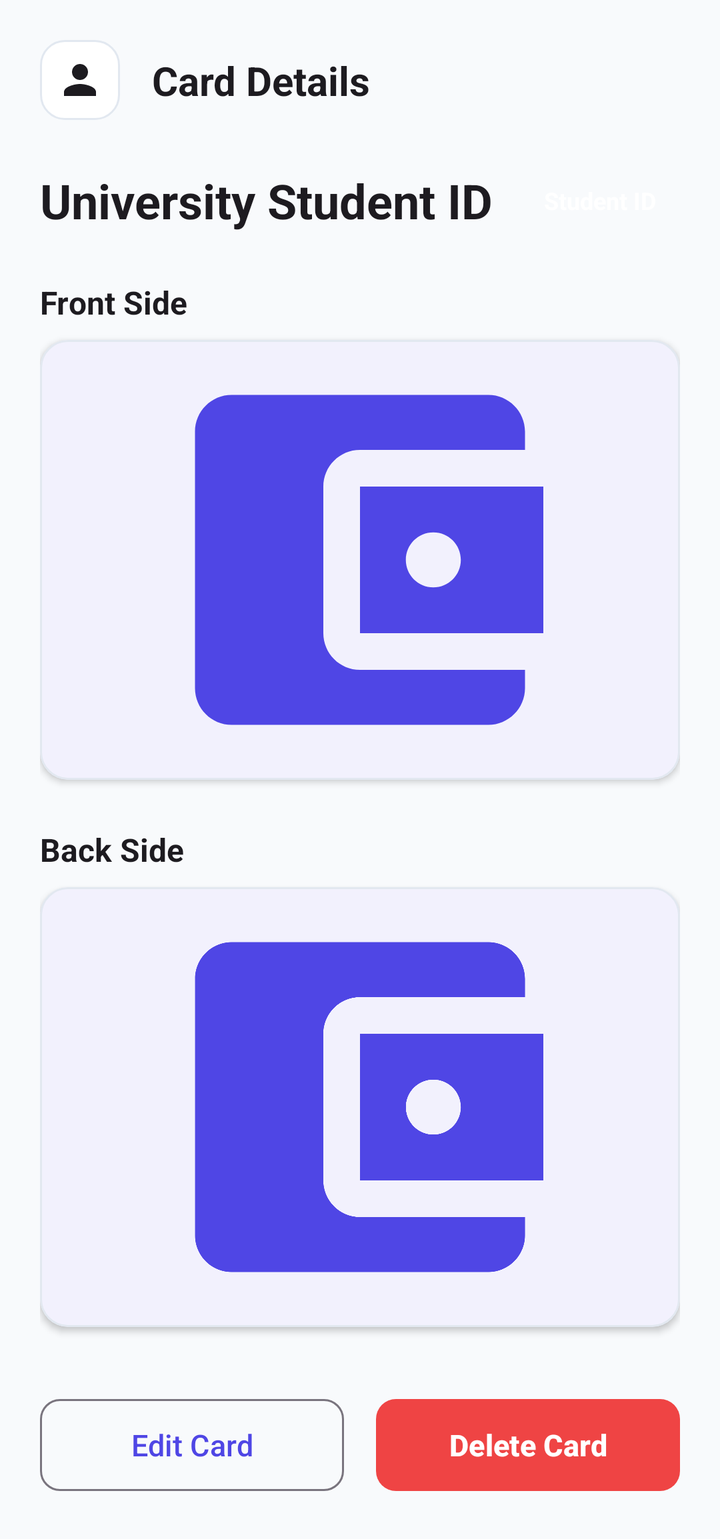
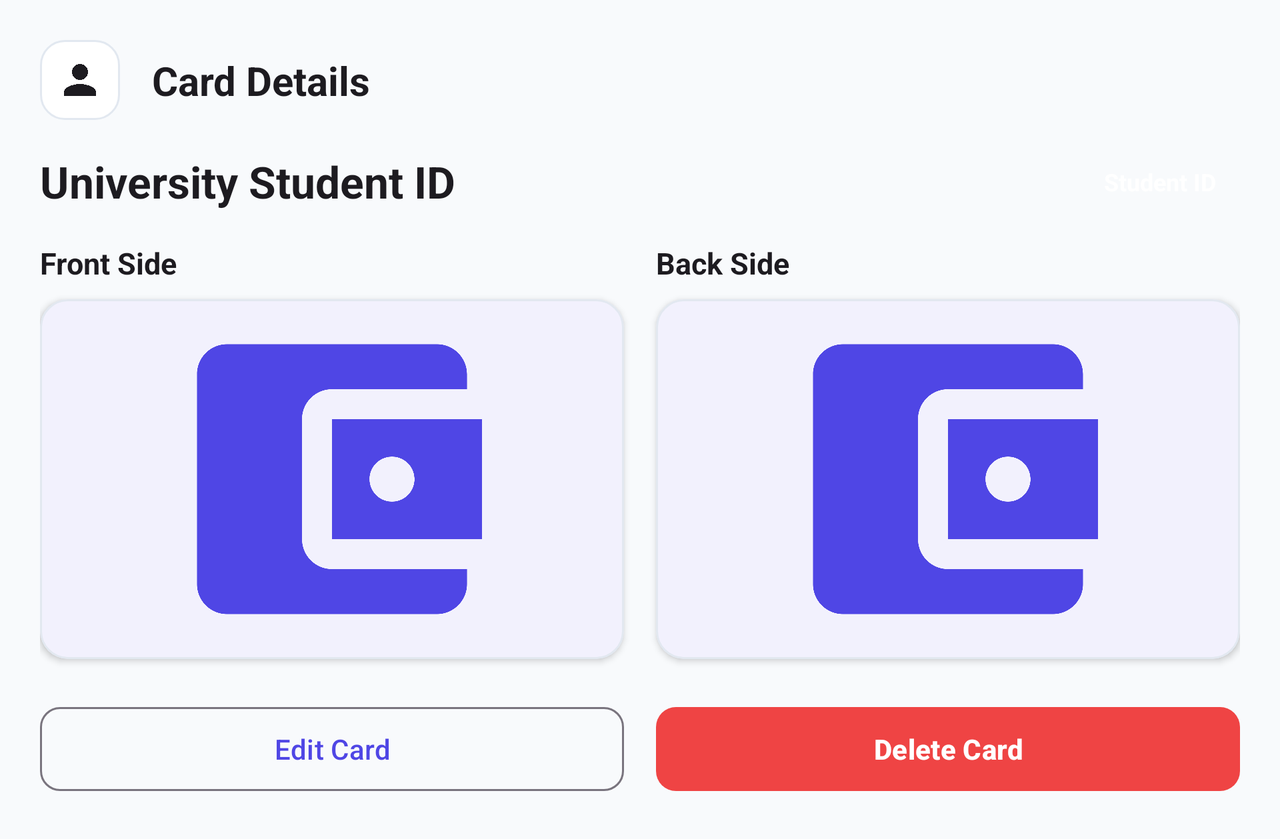

Two renders of one Android screen. The first uses the default layout on a phone; the second uses the alternative layout the repository ships for a different screen configuration, on a matching device. The two XML files are below.
<!-- AndroidManifest.xml: application theme Theme.CardVault -->
<!-- res/layout/activity_card_details.xml -->
<?xml version="1.0" encoding="utf-8"?>
<ScrollView xmlns:android="http://schemas.android.com/apk/res/android"
    xmlns:app="http://schemas.android.com/apk/res-auto"
    xmlns:tools="http://schemas.android.com/tools"
    android:layout_width="match_parent"
    android:layout_height="match_parent"
    android:fillViewport="true"
    android:background="?android:attr/windowBackground"
    tools:context=".CardDetailsActivity">

    
    <androidx.constraintlayout.widget.ConstraintLayout
        android:id="@+id/layout_card_details_container"
        android:layout_width="match_parent"
        android:layout_height="wrap_content"
        android:padding="20dp">

        
        <ImageView
            android:id="@+id/btn_back"
            android:layout_width="40dp"
            android:layout_height="40dp"
            android:background="@drawable/bg_input_box"
            android:contentDescription="@string/btn_back_to_dashboard"
            android:padding="8dp"
            android:src="@drawable/ic_profile"
            app:layout_constraintStart_toStartOf="parent"
            app:layout_constraintTop_toTopOf="parent"
            app:tint="?attr/colorOnBackground" />

        <TextView
            android:id="@+id/tv_details_header_title"
            android:layout_width="0dp"
            android:layout_height="wrap_content"
            android:layout_marginStart="16dp"
            android:text="@string/card_details_title"
            android:textColor="?attr/colorOnBackground"
            android:textSize="20sp"
            android:textStyle="bold"
            app:layout_constraintBottom_toBottomOf="@id/btn_back"
            app:layout_constraintEnd_toEndOf="parent"
            app:layout_constraintStart_toEndOf="@id/btn_back"
            app:layout_constraintTop_toTopOf="@id/btn_back" />

        
        <TextView
            android:id="@+id/tv_detail_card_name"
            android:layout_width="0dp"
            android:layout_height="wrap_content"
            android:layout_marginTop="24dp"
            android:textColor="?attr/colorOnBackground"
            android:textSize="24sp"
            android:textStyle="bold"
            app:layout_constraintEnd_toStartOf="@id/tv_detail_card_category"
            app:layout_constraintStart_toStartOf="parent"
            app:layout_constraintTop_toBottomOf="@id/btn_back"
            tools:text="University Student ID" />

        
        <TextView
            android:id="@+id/tv_detail_card_category"
            android:layout_width="wrap_content"
            android:layout_height="wrap_content"
            android:background="@drawable/bg_button_primary"
            android:paddingHorizontal="12dp"
            android:paddingVertical="6dp"
            android:textColor="@color/white"
            android:textSize="12sp"
            android:textStyle="bold"
            app:layout_constraintBottom_toBottomOf="@id/tv_detail_card_name"
            app:layout_constraintEnd_toEndOf="parent"
            app:layout_constraintTop_toTopOf="@id/tv_detail_card_name"
            tools:text="Student ID" />

        
        <TextView
            android:id="@+id/tv_label_front_side"
            android:layout_width="wrap_content"
            android:layout_height="wrap_content"
            android:layout_marginTop="24dp"
            android:text="@string/label_front_side"
            android:textColor="?attr/colorOnBackground"
            android:textSize="16sp"
            android:textStyle="bold"
            app:layout_constraintStart_toStartOf="parent"
            app:layout_constraintTop_toBottomOf="@id/tv_detail_card_name" />

        
        <com.google.android.material.card.MaterialCardView
            android:id="@+id/card_front_container"
            android:layout_width="0dp"
            android:layout_height="220dp"
            android:layout_marginTop="8dp"
            app:cardCornerRadius="14dp"
            app:cardElevation="2dp"
            app:strokeColor="@color/card_stroke_light"
            app:strokeWidth="1dp"
            app:layout_constraintEnd_toEndOf="parent"
            app:layout_constraintStart_toStartOf="parent"
            app:layout_constraintTop_toBottomOf="@id/tv_label_front_side">

            <FrameLayout
                android:layout_width="match_parent"
                android:layout_height="match_parent">

                <ImageView
                    android:id="@+id/iv_detail_front_image"
                    android:layout_width="match_parent"
                    android:layout_height="match_parent"
                    android:contentDescription="@string/label_front_side"
                    android:scaleType="fitCenter"
                    android:src="@drawable/ic_card_wallet" />

                <TextView
                    android:id="@+id/tv_front_error_msg"
                    android:layout_width="wrap_content"
                    android:layout_height="wrap_content"
                    android:layout_gravity="center"
                    android:padding="16dp"
                    android:text="@string/msg_missing_image_file"
                    android:textColor="@color/text_muted"
                    android:textSize="14sp"
                    android:visibility="gone" />

            </FrameLayout>

        </com.google.android.material.card.MaterialCardView>

        
        <TextView
            android:id="@+id/tv_label_back_side"
            android:layout_width="wrap_content"
            android:layout_height="wrap_content"
            android:layout_marginTop="24dp"
            android:text="@string/label_back_side"
            android:textColor="?attr/colorOnBackground"
            android:textSize="16sp"
            android:textStyle="bold"
            app:layout_constraintStart_toStartOf="parent"
            app:layout_constraintTop_toBottomOf="@id/card_front_container" />

        
        <com.google.android.material.card.MaterialCardView
            android:id="@+id/card_back_container"
            android:layout_width="0dp"
            android:layout_height="220dp"
            android:layout_marginTop="8dp"
            app:cardCornerRadius="14dp"
            app:cardElevation="2dp"
            app:strokeColor="@color/card_stroke_light"
            app:strokeWidth="1dp"
            app:layout_constraintEnd_toEndOf="parent"
            app:layout_constraintStart_toStartOf="parent"
            app:layout_constraintTop_toBottomOf="@id/tv_label_back_side">

            <FrameLayout
                android:layout_width="match_parent"
                android:layout_height="match_parent">

                <ImageView
                    android:id="@+id/iv_detail_back_image"
                    android:layout_width="match_parent"
                    android:layout_height="match_parent"
                    android:contentDescription="@string/label_back_side"
                    android:scaleType="fitCenter"
                    android:src="@drawable/ic_card_wallet" />

                <TextView
                    android:id="@+id/tv_back_error_msg"
                    android:layout_width="wrap_content"
                    android:layout_height="wrap_content"
                    android:layout_gravity="center"
                    android:padding="16dp"
                    android:text="@string/msg_missing_image_file"
                    android:textColor="@color/text_muted"
                    android:textSize="14sp"
                    android:visibility="gone" />

            </FrameLayout>

        </com.google.android.material.card.MaterialCardView>

        
        <com.google.android.material.button.MaterialButton
            android:id="@+id/btn_edit_card"
            style="@style/Widget.Material3.Button.OutlinedButton"
            android:layout_width="0dp"
            android:layout_height="54dp"
            android:layout_marginTop="32dp"
            android:layout_marginEnd="8dp"
            android:text="@string/btn_edit_card"
            android:textSize="15sp"
            app:cornerRadius="10dp"
            app:layout_constraintEnd_toStartOf="@id/btn_delete_card"
            app:layout_constraintStart_toStartOf="parent"
            app:layout_constraintTop_toBottomOf="@id/card_back_container" />

        <com.google.android.material.button.MaterialButton
            android:id="@+id/btn_delete_card"
            style="@style/Widget.Material3.Button"
            android:layout_width="0dp"
            android:layout_height="54dp"
            android:layout_marginStart="8dp"
            android:text="@string/btn_delete_card"
            android:textColor="@color/white"
            android:textSize="15sp"
            android:textStyle="bold"
            app:backgroundTint="#EF4444"
            app:cornerRadius="10dp"
            app:layout_constraintBottom_toBottomOf="@id/btn_edit_card"
            app:layout_constraintEnd_toEndOf="parent"
            app:layout_constraintStart_toEndOf="@id/btn_edit_card"
            app:layout_constraintTop_toTopOf="@id/btn_edit_card" />

    </androidx.constraintlayout.widget.ConstraintLayout>

</ScrollView>
<!-- resources referenced by this layout -->
<resources>
  <color name="card_stroke_light">#E2E8F0</color>
  <color name="text_muted">#94A3B8</color>
  <color name="white">#FFFFFF</color>
  <!-- drawable bg_input_box (drawable) -->
  <?xml version="1.0" encoding="utf-8"?>
  <shape xmlns:android="http://schemas.android.com/apk/res/android"
      android:shape="rectangle">
      <solid android:color="?attr/colorSurface" />
      <corners android:radius="12dp" />
      <stroke
          android:width="1dp"
          android:color="@color/card_stroke_light" />
  </shape>
  <!-- drawable ic_card_wallet (drawable) -->
  <vector xmlns:android="http://schemas.android.com/apk/res/android"
      android:width="24dp"
      android:height="24dp"
      android:viewportWidth="24"
      android:viewportHeight="24">
      <path
          android:fillColor="#4F46E5"
          android:pathData="M21,18v1c0,1.1 -0.9,2 -2,2H5c-1.11,0 -2,-0.9 -2,-2V5c0,-1.1 0.89,-2 2,-2h14c1.1,0 2,0.9 2,2v1h-9c-1.11,0 -2,0.9 -2,2v8c0,1.1 0.89,2 2,2h9zm-9,-2h10V8H12v8zm4,-2.5c-0.83,0 -1.5,-0.67 -1.5,-1.5s0.67,-1.5 1.5,-1.5 1.5,0.67 1.5,1.5 -0.67,1.5 -1.5,1.5z" />
  </vector>
  <!-- drawable ic_profile (drawable) -->
  <vector xmlns:android="http://schemas.android.com/apk/res/android"
      android:width="24dp"
      android:height="24dp"
      android:viewportWidth="24"
      android:viewportHeight="24">
      <path
          android:fillColor="#818CF8"
          android:pathData="M12,12c2.21,0 4,-1.79 4,-4s-1.79,-4 -4,-4 -4,1.79 -4,4 1.79,4 4,4zm0,2c-2.67,0 -8,1.34 -8,4v2h16v-2c0,-2.66 -5.33,-4 -8,-4z" />
  </vector>
  <string name="btn_back_to_dashboard">Back to Dashboard</string>
  <string name="btn_delete_card">Delete Card</string>
  <string name="btn_edit_card">Edit Card</string>
  <string name="card_details_title">Card Details</string>
  <string name="label_back_side">Back Side</string>
  <string name="label_front_side">Front Side</string>
  <string name="msg_missing_image_file">Image file not found on device</string>
  <style name="Theme.CardVault" parent="Base.Theme.CardVault" />
  <style name="Base.Theme.CardVault" parent="Theme.Material3.DayNight.NoActionBar">
          <item name="colorPrimary">@color/primary</item>
          <item name="colorOnPrimary">@color/white</item>
          <item name="colorSecondary">@color/accent_teal</item>
          <item name="android:windowBackground">@color/bg_light</item>
          <item name="colorSurface">@color/surface_light</item>
          <item name="android:statusBarColor">@color/primary_dark</item>
      </style>
  <color name="primary">#4F46E5</color>
  <color name="accent_teal">#0EA5E9</color>
  <color name="bg_light">#F8FAFC</color>
  <color name="surface_light">#FFFFFF</color>
  <color name="primary_dark">#3730A3</color>
</resources>
<!-- res/layout-land/activity_card_details.xml (the repository's variant of the layout above) -->
<!-- drawn on the phone turned sideways -->
<?xml version="1.0" encoding="utf-8"?>
<ScrollView xmlns:android="http://schemas.android.com/apk/res/android"
    xmlns:app="http://schemas.android.com/apk/res-auto"
    xmlns:tools="http://schemas.android.com/tools"
    android:layout_width="match_parent"
    android:layout_height="match_parent"
    android:fillViewport="true"
    android:background="?android:attr/windowBackground"
    tools:context=".CardDetailsActivity">

    
    <androidx.constraintlayout.widget.ConstraintLayout
        android:id="@+id/layout_card_details_container"
        android:layout_width="match_parent"
        android:layout_height="wrap_content"
        android:padding="20dp">

        
        <ImageView
            android:id="@+id/btn_back"
            android:layout_width="40dp"
            android:layout_height="40dp"
            android:background="@drawable/bg_input_box"
            android:contentDescription="@string/btn_back_to_dashboard"
            android:padding="8dp"
            android:src="@drawable/ic_profile"
            app:layout_constraintStart_toStartOf="parent"
            app:layout_constraintTop_toTopOf="parent"
            app:tint="?attr/colorOnBackground" />

        <TextView
            android:id="@+id/tv_details_header_title"
            android:layout_width="0dp"
            android:layout_height="wrap_content"
            android:layout_marginStart="16dp"
            android:text="@string/card_details_title"
            android:textColor="?attr/colorOnBackground"
            android:textSize="20sp"
            android:textStyle="bold"
            app:layout_constraintBottom_toBottomOf="@id/btn_back"
            app:layout_constraintEnd_toEndOf="parent"
            app:layout_constraintStart_toEndOf="@id/btn_back"
            app:layout_constraintTop_toTopOf="@id/btn_back" />

        
        <TextView
            android:id="@+id/tv_detail_card_name"
            android:layout_width="0dp"
            android:layout_height="wrap_content"
            android:layout_marginTop="16dp"
            android:textColor="?attr/colorOnBackground"
            android:textSize="22sp"
            android:textStyle="bold"
            app:layout_constraintEnd_toStartOf="@+id/tv_detail_card_category"
            app:layout_constraintStart_toStartOf="parent"
            app:layout_constraintTop_toBottomOf="@id/btn_back"
            tools:text="University Student ID" />

        
        <TextView
            android:id="@+id/tv_detail_card_category"
            android:layout_width="wrap_content"
            android:layout_height="wrap_content"
            android:background="@drawable/bg_button_primary"
            android:paddingHorizontal="12dp"
            android:paddingVertical="6dp"
            android:textColor="@color/white"
            android:textSize="12sp"
            android:textStyle="bold"
            app:layout_constraintBottom_toBottomOf="@id/tv_detail_card_name"
            app:layout_constraintEnd_toEndOf="parent"
            app:layout_constraintTop_toTopOf="@id/tv_detail_card_name"
            tools:text="Student ID" />

        
        <TextView
            android:id="@+id/tv_label_front_side"
            android:layout_width="wrap_content"
            android:layout_height="wrap_content"
            android:layout_marginTop="16dp"
            android:text="@string/label_front_side"
            android:textColor="?attr/colorOnBackground"
            android:textSize="15sp"
            android:textStyle="bold"
            app:layout_constraintStart_toStartOf="parent"
            app:layout_constraintTop_toBottomOf="@id/tv_detail_card_name" />

        <com.google.android.material.card.MaterialCardView
            android:id="@+id/card_front_container"
            android:layout_width="0dp"
            android:layout_height="180dp"
            android:layout_marginTop="8dp"
            android:layout_marginEnd="8dp"
            app:cardCornerRadius="14dp"
            app:cardElevation="2dp"
            app:strokeColor="@color/card_stroke_light"
            app:strokeWidth="1dp"
            app:layout_constraintEnd_toStartOf="@+id/card_back_container"
            app:layout_constraintStart_toStartOf="parent"
            app:layout_constraintTop_toBottomOf="@id/tv_label_front_side">

            <FrameLayout
                android:layout_width="match_parent"
                android:layout_height="match_parent">

                <ImageView
                    android:id="@+id/iv_detail_front_image"
                    android:layout_width="match_parent"
                    android:layout_height="match_parent"
                    android:contentDescription="@string/label_front_side"
                    android:scaleType="fitCenter"
                    android:src="@drawable/ic_card_wallet" />

                <TextView
                    android:id="@+id/tv_front_error_msg"
                    android:layout_width="wrap_content"
                    android:layout_height="wrap_content"
                    android:layout_gravity="center"
                    android:padding="12dp"
                    android:text="@string/msg_missing_image_file"
                    android:textColor="@color/text_muted"
                    android:textSize="13sp"
                    android:visibility="gone" />

            </FrameLayout>

        </com.google.android.material.card.MaterialCardView>

        
        <TextView
            android:id="@+id/tv_label_back_side"
            android:layout_width="wrap_content"
            android:layout_height="wrap_content"
            android:text="@string/label_back_side"
            android:textColor="?attr/colorOnBackground"
            android:textSize="15sp"
            android:textStyle="bold"
            app:layout_constraintStart_toStartOf="@id/card_back_container"
            app:layout_constraintTop_toTopOf="@id/tv_label_front_side" />

        <com.google.android.material.card.MaterialCardView
            android:id="@+id/card_back_container"
            android:layout_width="0dp"
            android:layout_height="180dp"
            android:layout_marginStart="8dp"
            app:cardCornerRadius="14dp"
            app:cardElevation="2dp"
            app:strokeColor="@color/card_stroke_light"
            app:strokeWidth="1dp"
            app:layout_constraintBottom_toBottomOf="@id/card_front_container"
            app:layout_constraintEnd_toEndOf="parent"
            app:layout_constraintStart_toEndOf="@id/card_front_container"
            app:layout_constraintTop_toTopOf="@id/card_front_container">

            <FrameLayout
                android:layout_width="match_parent"
                android:layout_height="match_parent">

                <ImageView
                    android:id="@+id/iv_detail_back_image"
                    android:layout_width="match_parent"
                    android:layout_height="match_parent"
                    android:contentDescription="@string/label_back_side"
                    android:scaleType="fitCenter"
                    android:src="@drawable/ic_card_wallet" />

                <TextView
                    android:id="@+id/tv_back_error_msg"
                    android:layout_width="wrap_content"
                    android:layout_height="wrap_content"
                    android:layout_gravity="center"
                    android:padding="12dp"
                    android:text="@string/msg_missing_image_file"
                    android:textColor="@color/text_muted"
                    android:textSize="13sp"
                    android:visibility="gone" />

            </FrameLayout>

        </com.google.android.material.card.MaterialCardView>

        
        <com.google.android.material.button.MaterialButton
            android:id="@+id/btn_edit_card"
            style="@style/Widget.Material3.Button.OutlinedButton"
            android:layout_width="0dp"
            android:layout_height="50dp"
            android:layout_marginTop="20dp"
            android:layout_marginEnd="8dp"
            android:text="@string/btn_edit_card"
            android:textSize="14sp"
            app:cornerRadius="10dp"
            app:layout_constraintEnd_toStartOf="@id/btn_delete_card"
            app:layout_constraintStart_toStartOf="parent"
            app:layout_constraintTop_toBottomOf="@id/card_front_container" />

        <com.google.android.material.button.MaterialButton
            android:id="@+id/btn_delete_card"
            style="@style/Widget.Material3.Button"
            android:layout_width="0dp"
            android:layout_height="50dp"
            android:layout_marginStart="8dp"
            android:text="@string/btn_delete_card"
            android:textColor="@color/white"
            android:textSize="14sp"
            android:textStyle="bold"
            app:backgroundTint="#EF4444"
            app:cornerRadius="10dp"
            app:layout_constraintBottom_toBottomOf="@id/btn_edit_card"
            app:layout_constraintEnd_toEndOf="parent"
            app:layout_constraintStart_toEndOf="@id/btn_edit_card"
            app:layout_constraintTop_toTopOf="@id/btn_edit_card" />

    </androidx.constraintlayout.widget.ConstraintLayout>

</ScrollView>
